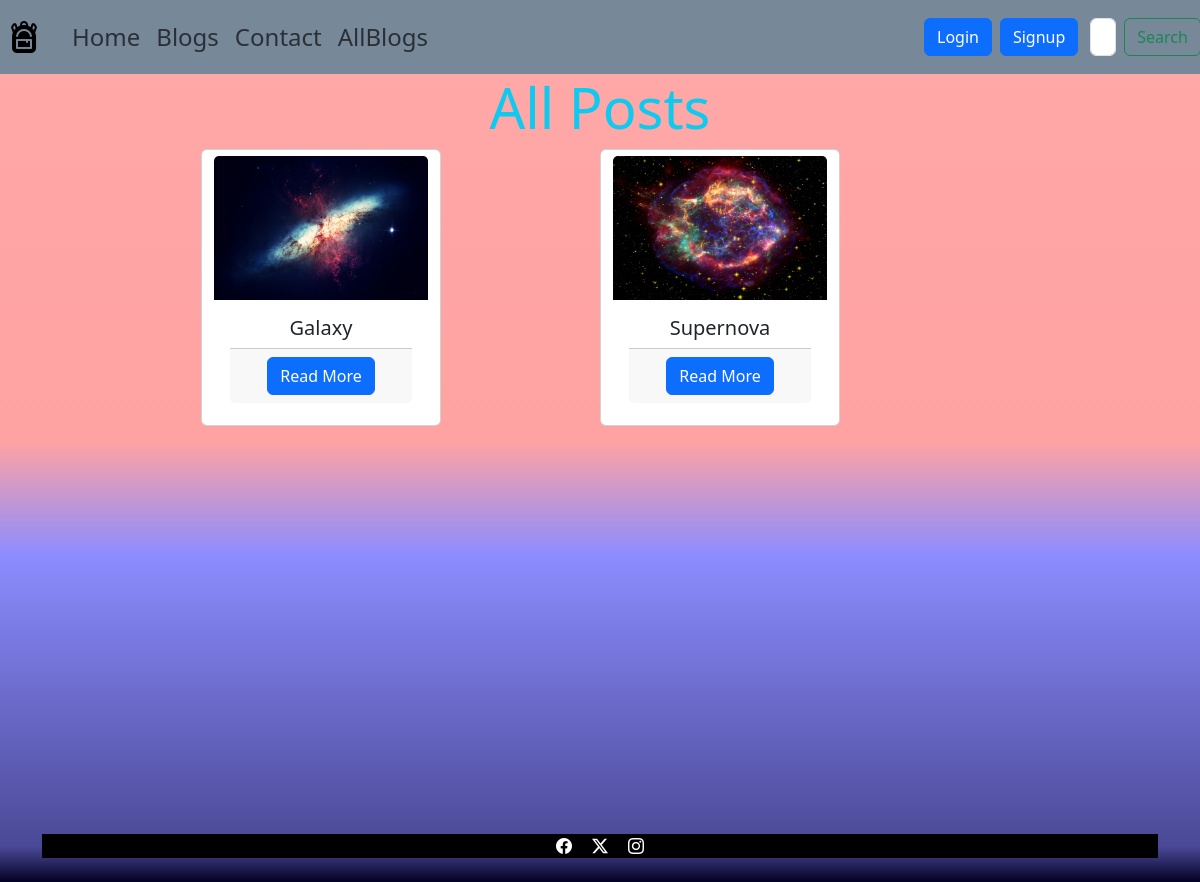
Screenshot of /allblogs?category=Astronomy with the database file from the repository.
### myBlogs/models.py (models this page shows)
class blog_post(models.Model):
    blog_title = models.CharField(max_length=80)
    blog_img = models.ImageField(upload_to='images/')
    blog_description=RichTextField()
    Blog_cat = models.ForeignKey(blog_category,null=True, default= None ,on_delete=models.CASCADE)
    like_count =models.IntegerField(default=0, null = True)
    view_count = models.IntegerField(default=0, null = True)
    def __str__(self):
        return self.blog_title

### myBlogs/views.py (the view)
# urls.py: path('allblogs',views.allblogs,name='allblogs'),
def allblogs(request):
    x = blog_post.objects.all()
    var = request.GET.get('category')
    print(var)
    if(var):
        x=blog_post.objects.filter(Blog_cat__blog_cat=var)
        print(x)
    else:
        x=blog_post.objects.all()
        print(x)
    p = Paginator(x, 3)
    page_number = request.GET.get("page")
    page_obj = p.get_page(page_number)
    return render(request,'myBlogs/allblogs.html',{"y":x})

### myBlogs/templates/myBlogs/allblogs.html (shortened to what this page needs)
<!DOCTYPE html>
<html lang="en">
<head>
    <link href="https://cdn.jsdelivr.net/npm/bootstrap@5.3.2/dist/css/bootstrap.min.css" rel="stylesheet">
    {%include 'myBlogs/navigation_bar.html' %}
</head>
<body style="background: rgb(2,0,36);
background: linear-gradient(0deg, rgba(2,0,36,1) 0%, rgba(74,73,150,1) 4%, rgba(140,140,255,1) 37%, rgba(255,162,162,1) 50%, rgba(255,166,166,1) 87%, rgba(255,172,172,1) 100%);">
    <div class="container text-center mb-4">
        <h3 class="display-4 text-info">All Posts</h3>
        <div class="d-flex flex-wrap justify-content-evenly">
          {% for y in y %}
          <div id="My_card" class="card mb-2 btn btn-outline-secondary" style="width: 20vw; min-height:5vw;">
            <img src="{{ y.blog_img.url }}" class="card-img-top" alt="..." style="height: 12vw">
            <div class="card-body">
              <h5 class="card-title">{{ y.blog_title }}</h5>
              <div class="card-footer">
                <a href='{% url 'add_comment' y.blog_title %}?blog_id={{y.id}}' class="btn btn-primary">Read More</a>
              </div>
            </div>
          </div>
          {% endfor %}
      </div>
      <footer >
        {% include "myBlogs/footer.html" %}
      </footer>
  </body>
</html>

### rows the page displays
blog_post: blog_img (picture), blog_title "Galaxy"
blog_post: blog_img (picture), blog_title "Supernova"
